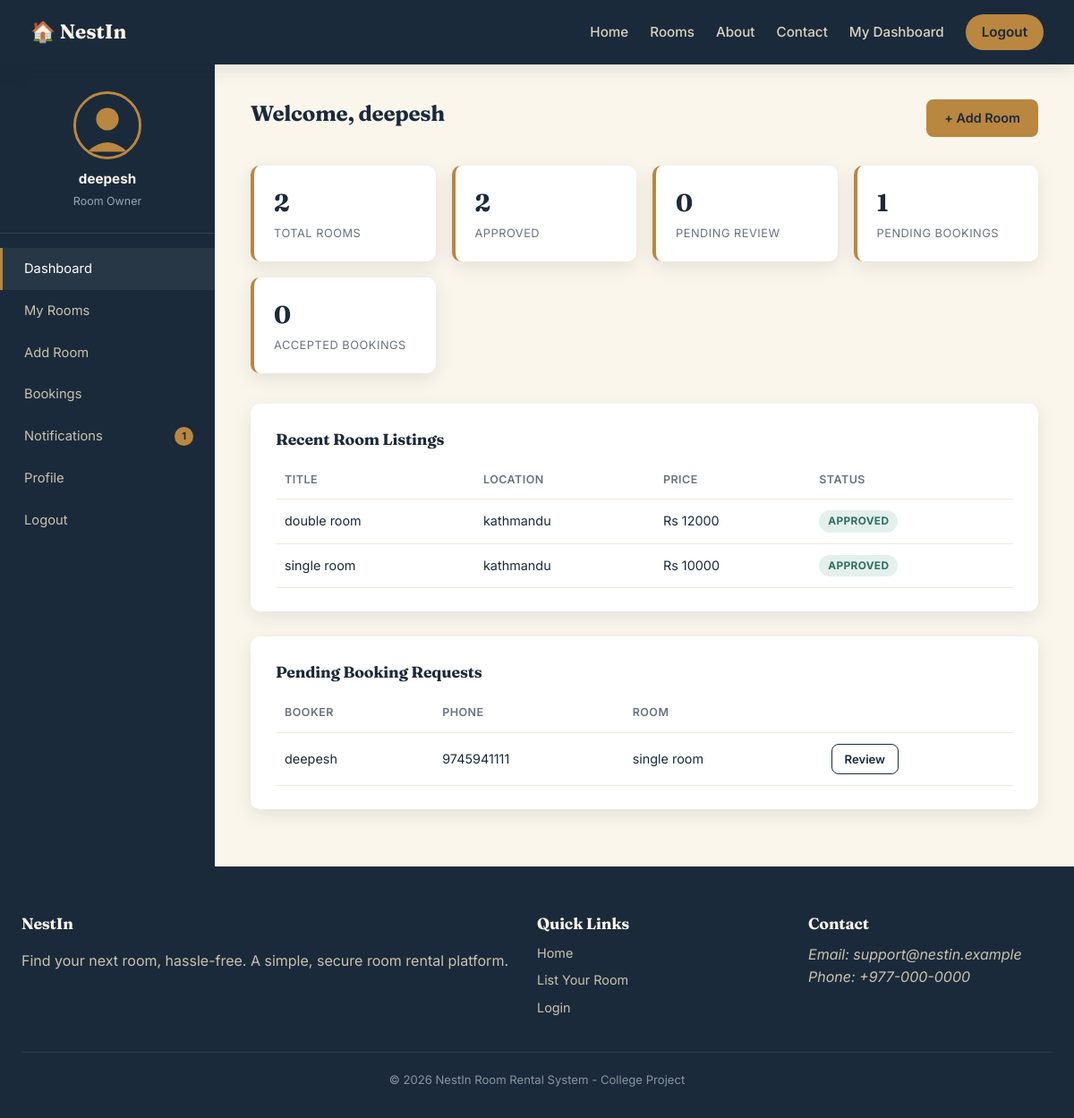
The page /owner/dashboard (signed in) on the database its author committed.
### models/user.py (models this page shows, shortened)
class User(UserMixin, db.Model):
    __tablename__ = "users"
    id = db.Column(db.Integer, primary_key=True)
    role = db.Column(db.String(20), nullable=False, default="owner")  # 'admin' or 'owner'
    full_name = db.Column(db.String(120), nullable=False)
    email = db.Column(db.String(150), unique=True, nullable=False)
    username = db.Column(db.String(80), unique=True, nullable=False)
    password_hash = db.Column(db.String(255), nullable=False)
    phone = db.Column(db.String(20))
    location = db.Column(db.String(150))
    house_number = db.Column(db.String(50))
    profile_pic = db.Column(db.String(255), default="default.svg")
    status = db.Column(db.String(20), default="approved")  # 'pending', 'approved', 'rejected'
    created_at = db.Column(db.DateTime, default=datetime.utcnow)
    rooms = db.relationship("Room", backref="owner", lazy=True, cascade="all, delete-orphan")
    @property
    def is_admin(self):
        return self.role == "admin"
    @property
    def is_owner(self):
        return self.role == "owner"

### models/room.py (models this page shows, shortened)
class Room(db.Model):
    __tablename__ = "rooms"
    id = db.Column(db.Integer, primary_key=True)
    owner_id = db.Column(db.Integer, db.ForeignKey("users.id"), nullable=False)
    title = db.Column(db.String(150), nullable=False)
    description = db.Column(db.Text, nullable=False)
    price = db.Column(db.Float, nullable=False)
    location = db.Column(db.String(150), nullable=False)
    is_available = db.Column(db.Boolean, default=True)
    status = db.Column(db.String(20), default="pending")  # 'pending', 'approved', 'rejected'
    created_at = db.Column(db.DateTime, default=datetime.utcnow)
    images = db.relationship("RoomImage", backref="room", lazy=True, cascade="all, delete-orphan")
    bookings = db.relationship("Booking", backref="room", lazy=True, cascade="all, delete-orphan")

### models/booking.py (models this page shows, shortened)
class Booking(db.Model):
    __tablename__ = "bookings"
    id = db.Column(db.Integer, primary_key=True)
    room_id = db.Column(db.Integer, db.ForeignKey("rooms.id"), nullable=False)
    full_name = db.Column(db.String(120), nullable=False)
    phone = db.Column(db.String(20), nullable=False)
    email = db.Column(db.String(150), nullable=False)
    gender = db.Column(db.String(20))
    caste = db.Column(db.String(80))
    status = db.Column(db.String(20), default="pending")  # 'pending', 'accepted'
    created_at = db.Column(db.DateTime, default=datetime.utcnow)

### routes/owner.py (the view)
@owner_bp.route("/dashboard")
@login_required
@owner_required
def dashboard():
    my_rooms = Room.query.filter_by(owner_id=current_user.id).order_by(Room.created_at.desc()).all()
    total_rooms = len(my_rooms)
    approved = sum(1 for r in my_rooms if r.status == "approved")
    pending = sum(1 for r in my_rooms if r.status == "pending")
    room_ids = [r.id for r in my_rooms]
    pending_bookings = (
        Booking.query.filter(Booking.room_id.in_(room_ids), Booking.status == "pending").all()
        if room_ids else []
    )
    accepted_bookings = (
        Booking.query.filter(Booking.room_id.in_(room_ids), Booking.status == "accepted").all()
        if room_ids else []
    )
    return render_template(
        "owner/dashboard.html",
        my_rooms=my_rooms,
        total_rooms=total_rooms,
        approved=approved,
        pending=pending,
        pending_bookings=pending_bookings,
        accepted_bookings=accepted_bookings,
    )

### routes/owner.py (called while the page is built)
def owner_required(view_func):
    @wraps(view_func)
    def wrapped(*args, **kwargs):
        if not current_user.is_authenticated or not current_user.is_owner:
            flash("Room Owner access required.", "danger")
            return redirect(url_for("auth.login"))
        return view_func(*args, **kwargs)
    return wrapped

### routes/public.py (called while the page is built)
@public_bp.before_app_request
def track_visitor():
    if request.endpoint in ("public.home",):
        log_visit()

### templates/owner/dashboard.html (shortened to what this page needs)
{% extends "owner/_layout.html" %}
{% set active_page = "dashboard" %}
{% block dash_content %}
<div class="dash-header">
    <h2>Welcome, {{ current_user.full_name.split(' ')[0] }}</h2>
    <a href="{{ url_for('owner.add_room') }}" class="btn btn-brass">+ Add Room</a>
</div>
<div class="stat-cards">
    <div class="stat-card"><strong>{{ total_rooms }}</strong><span>Total Rooms</span></div>
    <div class="stat-card"><strong>{{ approved }}</strong><span>Approved</span></div>
    <div class="stat-card"><strong>{{ pending }}</strong><span>Pending Review</span></div>
    <div class="stat-card"><strong>{{ pending_bookings|length }}</strong><span>Pending Bookings</span></div>
    <div class="stat-card"><strong>{{ accepted_bookings|length }}</strong><span>Accepted Bookings</span></div>
</div>
<div class="panel">
    <h3>Recent Room Listings</h3>
    {% if my_rooms %}
    <table>
        <thead><tr><th>Title</th><th>Location</th><th>Price</th><th>Status</th></tr></thead>
        <tbody>
        {% for room in my_rooms[:5] %}
            <tr>
                <td>{{ room.title }}</td>
                <td>{{ room.location }}</td>
                <td>Rs {{ "%.0f"|format(room.price) }}</td>
                <td><span class="badge-status badge-{{ room.status }}">{{ room.status }}</span></td>
            </tr>
        {% endfor %}
        </tbody>
    </table>
    {% else %}
    <p>You haven't listed any rooms yet. <a href="{{ url_for('owner.add_room') }}">Add your first room</a>.</p>
    {% endif %}
</div>
<div class="panel">
    <h3>Pending Booking Requests</h3>
    {% if pending_bookings %}
    <table>
        <thead><tr><th>Booker</th><th>Phone</th><th>Room</th><th></th></tr></thead>
        <tbody>
        {% for booking in pending_bookings[:5] %}
            <tr>
                <td>{{ booking.full_name }}</td>
                <td>{{ booking.phone }}</td>
                <td>{{ booking.room.title }}</td>
                <td><a href="{{ url_for('owner.bookings') }}" class="btn btn-sm btn-outline">Review</a></td>
            </tr>
        {% endfor %}
        </tbody>
    </table>
    {% else %}
    <p>No pending booking requests right now.</p>
    {% endif %}
</div>
{% endblock %}

### templates/owner/_layout.html
{% extends "base.html" %}
{% block content %}
<div class="dash-wrap">
    <aside class="dash-sidebar">
        <div class="dash-profile">
            <img src="{{ url_for('public.profile_pic', filename=current_user.profile_pic) }}" class="avatar-circle" alt="{{ current_user.full_name }}">
            <strong>{{ current_user.full_name }}</strong>
            <span>Room Owner</span>
        </div>
        <nav class="dash-nav">
            <a href="{{ url_for('owner.dashboard') }}" class="{{ 'active' if active_page == 'dashboard' }}">Dashboard</a>
            <a href="{{ url_for('owner.rooms') }}" class="{{ 'active' if active_page == 'rooms' }}">My Rooms</a>
            <a href="{{ url_for('owner.add_room') }}" class="{{ 'active' if active_page == 'add_room' }}">Add Room</a>
            <a href="{{ url_for('owner.bookings') }}" class="{{ 'active' if active_page == 'bookings' }}">Bookings</a>
            <a href="{{ url_for('owner.notifications') }}" class="{{ 'active' if active_page == 'notifications' }}">
                Notifications {% if unread_notifications %}<span class="badge">{{ unread_notifications }}</span>{% endif %}
            </a>
            <a href="{{ url_for('owner.profile') }}" class="{{ 'active' if active_page == 'profile' }}">Profile</a>
            <a href="{{ url_for('auth.logout') }}">Logout</a>
        </nav>
    </aside>
    <div class="dash-content">
        {% block dash_content %}{% endblock %}
    </div>
</div>
{% endblock %}

### static/css/style.css (style rules this page uses)
:root { --ink: #1B2A3A; --ink-soft: #2C3E52; --sand: #F3EBDA; --sand-light: #FAF6EC; --brass: #B9873F; --brass-dark: #96692C; --teal: #2F6F62; --danger: #B33A3A; --success: #2F6F62; --warning: #B9873F; --info: #3A6EA5; --white: #FFFFFF; --radius: 10px; --shadow: 0 6px 20px rgba(27, 42, 58, 0.10); --shadow-lg: 0 14px 40px rgba(27, 42, 58, 0.18); }
* { box-sizing: border-box; }
body { margin: 0; font-family: 'Inter', sans-serif; color: var(--ink); background: var(--sand-light); line-height: 1.55; }
h1, h2, h3, h4 { font-family: 'Fraunces', serif; color: var(--ink); margin: 0 0 0.5em 0; letter-spacing: -0.01em; }
a { color: inherit; text-decoration: none; }
img { max-width: 100%; display: block; }
.btn { display: inline-block; padding: 10px 20px; border-radius: 8px; font-weight: 600; font-size: 0.9rem; border: none; cursor: pointer; text-align: center; transition: opacity 0.15s ease; }
.btn-brass { background: var(--brass); color: var(--ink); }
.btn-outline { background: transparent; border: 1.5px solid var(--ink); color: var(--ink); }
.btn-sm { padding: 6px 14px; font-size: 0.82rem; }
.dash-wrap { display: grid; grid-template-columns: 240px 1fr; min-height: calc(100vh - 68px); }
.dash-sidebar { background: var(--ink); color: var(--sand-light); padding: 30px 0; }
.dash-profile { text-align: center; padding: 0 20px 24px; border-bottom: 1px solid rgba(255,255,255,0.1); margin-bottom: 16px; }
.avatar-circle { width: 76px; height: 76px; border-radius: 50%; object-fit: cover; margin: 0 auto 10px; border: 3px solid var(--brass); }
.dash-profile strong { display: block; font-size: 0.95rem; }
.dash-profile span { font-size: 0.78rem; color: #9AA6B2; }
.dash-nav a { display: flex; align-items: center; justify-content: space-between; padding: 12px 24px; font-size: 0.92rem; color: #C9C2AF; border-left: 3px solid transparent; }
.dash-nav a:hover, .dash-nav a.active { background: rgba(255,255,255,0.06); color: var(--white); border-left-color: var(--brass); }
.badge { background: var(--brass); color: var(--ink); font-size: 0.7rem; font-weight: 700; padding: 2px 8px; border-radius: 999px; }
.badge-status { display: inline-block; padding: 3px 10px; border-radius: 999px; font-size: 0.74rem; font-weight: 700; text-transform: uppercase; letter-spacing: 0.03em; }
.badge-approved { background: #E4F0EC; color: var(--teal); }
.dash-content { padding: 36px 40px; }
.dash-header { display: flex; justify-content: space-between; align-items: center; margin-bottom: 28px; }
.stat-cards { display: grid; grid-template-columns: repeat(auto-fit, minmax(180px, 1fr)); gap: 18px; margin-bottom: 34px; }
.stat-card { background: var(--white); border-radius: var(--radius); padding: 20px 22px; box-shadow: var(--shadow); border-left: 4px solid var(--brass); }
.stat-card strong { display: block; font-family: 'Fraunces', serif; font-size: 1.7rem; }
.stat-card span { font-size: 0.8rem; color: #6B7280; text-transform: uppercase; letter-spacing: 0.04em; }
.panel { background: var(--white); border-radius: var(--radius); box-shadow: var(--shadow); padding: 26px 28px; margin-bottom: 28px; }
.panel h3 { font-size: 1.1rem; }
table { width: 100%; border-collapse: collapse; margin-top: 10px; }
th, td { text-align: left; padding: 12px 10px; font-size: 0.9rem; border-bottom: 1px solid #EFE9DB; }
th { color: #6B7280; font-weight: 600; font-size: 0.78rem; text-transform: uppercase; letter-spacing: 0.04em; }

### rows shown on the page
User: profile_pic (placeholder picture), full_name "deepesh"
Room: title "double room", location "kathmandu", price "12000", status "APPROVED"
Room: title "single room", location "kathmandu", price "10000", status "APPROVED"
Booking: full_name "deepesh", phone "9745941111", room "single room"

### other values the page prints
{{ unread_notifications }} "1"
{{ total_rooms }} "2"
{{ approved }} "2"
{{ pending }} "0"
{{ pending_bookings|length }} "1"
{{ accepted_bookings|length }} "0"
